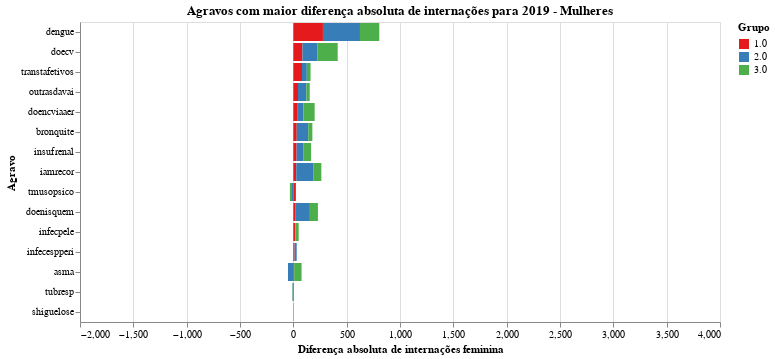

Notebook source saved alongside this figure:
### Code cell
chart = plot_grafico_dif(df_19, df_r,
                         'inter_mulher', 
                         "Agravos com maior diferença absoluta de internações para 2019 - Mulheres",
                        "Diferença absoluta de internações feminina")


#chart.save('tx_bruta_m.svg')
chart

### Figure 1 — Vega-Lite specification as saved in the notebook (floating-point values rounded to 4 significant figures)
{"config": {"view": {"continuousWidth": 400, "continuousHeight": 300}, "range": {"category": {"scheme": "set1"}}}, "data": {"name": "data-e75283d88c2b03048a4e4a9e287dbfd7"}, "mark": "bar", "encoding": {"color": {"type": "nominal", "field": "grupo", "title": "Grupo"}, "order": {"type": "nominal", "field": "grupo", "sort": "ascending"}, "tooltip": {"type": "quantitative", "field": "taxa"}, "x": {"type": "quantitative", "field": "taxa", "scale": {"domain": [-2000, 4000]}, "title": "Diferença absoluta de internações feminina"}, "y": {"type": "nominal", "field": "agravo", "sort": null, "title": "Agravo"}}, "title": "Agravos com maior diferença absoluta de internações para 2019 - Mulheres", "width": 640, "$schema": "https://vega.github.io/schema/vega-lite/v4.8.1.json", "datasets": {"data-e75283d88c2b03048a4e4a9e287dbfd7": [{"agravo": "dengue", "grupo": "1.0", "taxa": 277.6}, {"agravo": "dengue", "grupo": "2.0", "taxa": 347.3}, {"agravo": "dengue", "grupo": "3.0", "taxa": 180.9}, {"agravo": "doecv", "grupo": "1.0", "taxa": 85.22}, {"agravo": "doecv", "grupo": "2.0", "taxa": 139.1}, {"agravo": "doecv", "grupo": "3.0", "taxa": 191.6}, {"agravo": "transtafetivos", "grupo": "1.0", "taxa": 81.0}, {"agravo": "transtafetivos", "grupo": "2.0", "taxa": 45.11}, {"agravo": "transtafetivos", "grupo": "3.0", "taxa": 35.11}, {"agravo": "outrasdavai", "grupo": "1.0", "taxa": 43.89}, {"agravo": "outrasdavai", "grupo": "2.0", "taxa": 78.67}, {"agravo": "outrasdavai", "grupo": "3.0", "taxa": 31.22}, {"agravo": "doencviaaer", "grupo": "1.0", "taxa": 35.56}, {"agravo": "doencviaaer", "grupo": "2.0", "taxa": 58.44}, {"agravo": "doencviaaer", "grupo": "3.0", "taxa": 105.9}, {"agravo": "bronquite", "grupo": "1.0", "taxa": 31.89}, {"agravo": "bronquite", "grupo": "2.0", "taxa": 107.9}, {"agravo": "bronquite", "grupo": "3.0", "taxa": 38.56}, {"agravo": "insufrenal", "grupo": "1.0", "taxa": 30.44}, {"agravo": "insufrenal", "grupo": "2.0", "taxa": 66.11}, {"agravo": "insufrenal", "grupo": "3.0", "taxa": 69.78}, {"agravo": "iamrecor", "grupo": "1.0", "taxa": 27.33}, {"agravo": "iamrecor", "grupo": "2.0", "taxa": 158.8}, {"agravo": "iamrecor", "grupo": "3.0", "taxa": 76.56}, {"agravo": "tmusopsico", "grupo": "1.0", "taxa": 23.78}, {"agravo": "tmusopsico", "grupo": "2.0", "taxa": -20.33}, {"agravo": "tmusopsico", "grupo": "3.0", "taxa": -11.89}, {"agravo": "doenisquem", "grupo": "1.0", "taxa": 17.56}, {"agravo": "doenisquem", "grupo": "2.0", "taxa": 137.6}, {"agravo": "doenisquem", "grupo": "3.0", "taxa": 75.56}, {"agravo": "infecpele", "grupo": "1.0", "taxa": 16.44}, {"agravo": "infecpele", "grupo": "2.0", "taxa": 3.667}, {"agravo": "infecpele", "grupo": "3.0", "taxa": 29.89}, {"agravo": "infecespperi", "grupo": "1.0", "taxa": 11.78}, {"agravo": "infecespperi", "grupo": "2.0", "taxa": 19.78}, {"agravo": "infecespperi", "grupo": "3.0", "taxa": -1.778}, {"agravo": "asma", "grupo": "1.0", "taxa": 7.889}, {"agravo": "asma", "grupo": "2.0", "taxa": -49.89}, {"agravo": "asma", "grupo": "3.0", "taxa": 69.33}, {"agravo": "tubresp", "grupo": "1.0", "taxa": 4.889}, {"agravo": "tubresp", "grupo": "2.0", "taxa": -7.222}, {"agravo": "tubresp", "grupo": "3.0", "taxa": -2.889}, {"agravo": "shiguelose", "grupo": "1.0", "taxa": 2.0}, {"agravo": "shiguelose", "grupo": "2.0", "taxa": 1.667}, {"agravo": "shiguelose", "grupo": "3.0", "taxa": 0.6667}]}}
